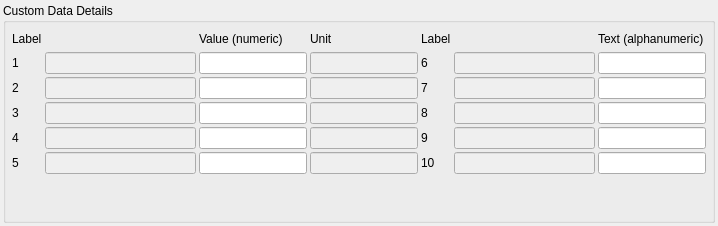
     <widget class="QWidget" name="custom">
      <attribute name="title">
       <string>Custom</string>
      </attribute>
      <attribute name="toolTip">
       <string>Custom Fields</string>
      </attribute>
      <layout class="QGridLayout" name="gridLayout_10">
       <property name="leftMargin">
        <number>3</number>
       </property>
       <property name="topMargin">
        <number>3</number>
       </property>
       <property name="rightMargin">
        <number>3</number>
       </property>
       <property name="bottomMargin">
        <number>3</number>
       </property>
       <property name="spacing">
        <number>3</number>
       </property>
       <item row="0" column="0">
        <widget class="QGroupBox" name="groupBox9">
         <property name="title">
          <string>Custom Data Details</string>
         </property>
         <layout class="QGridLayout" name="gridLayout">
          <property name="leftMargin">
           <number>6</number>
          </property>
          <property name="topMargin">
           <number>6</number>
          </property>
          <property name="rightMargin">
           <number>6</number>
          </property>
          <property name="bottomMargin">
           <number>6</number>
          </property>
          <property name="spacing">
           <number>3</number>
          </property>
          <item row="0" column="0">
           <widget class="QLabel" name="textLabel7_5_4_2_2">
            <property name="text">
             <string>Label</string>
            </property>
           </widget>
          </item>
          <item row="0" column="1">
           <spacer name="spacer_1">
            <property name="orientation">
             <enum>Qt::Horizontal</enum>
            </property>
            <property name="sizeHint" stdset="0">
             <size>
              <width>151</width>
              <height>20</height>
             </size>
            </property>
           </spacer>
          </item>
          <item row="0" column="2">
           <widget class="QLabel" name="textLabel18_2">
            <property name="text">
             <string>Value (numeric)</string>
            </property>
           </widget>
          </item>
          <item row="0" column="3">
           <widget class="QLabel" name="textLabel19">
            <property name="text">
             <string>Unit</string>
            </property>
           </widget>
          </item>
          <item row="0" column="4">
           <widget class="QLabel" name="textLabel7_5_2">
            <property name="text">
             <string>Label</string>
            </property>
           </widget>
          </item>
          <item row="0" column="5">
           <spacer name="spacer_2">
            <property name="orientation">
             <enum>Qt::Horizontal</enum>
            </property>
            <property name="sizeHint" stdset="0">
             <size>
              <width>141</width>
              <height>20</height>
             </size>
            </property>
           </spacer>
          </item>
          <item row="0" column="6">
           <widget class="QLabel" name="textLabel20">
            <property name="text">
             <string>Text (alphanumeric)</string>
            </property>
           </widget>
          </item>
          <item row="1" column="0">
           <widget class="QLabel" name="textLabel8_5">
            <property name="text">
             <string>1</string>
            </property>
           </widget>
          </item>
          <item row="1" column="1">
           <widget class="QLineEdit" name="leCustLabel1">
            <property name="enabled">
             <bool>false</bool>
            </property>
           </widget>
          </item>
          <item row="1" column="2">
           <widget class="QLineEdit" name="leCustValue1"/>
          </item>
          <item row="1" column="3">
           <widget class="QLineEdit" name="leCustUnit1">
            <property name="enabled">
             <bool>false</bool>
            </property>
           </widget>
          </item>
          <item row="1" column="4">
           <widget class="QLabel" name="textLabel13_4">
            <property name="text">
             <string>6</string>
            </property>
           </widget>
          </item>
          <item row="1" column="5">
           <widget class="QLineEdit" name="leCustLabel6">
            <property name="enabled">
             <bool>false</bool>
            </property>
           </widget>
          </item>
          <item row="1" column="6">
           <widget class="QLineEdit" name="leCustText6"/>
          </item>
          <item row="2" column="0">
           <widget class="QLabel" name="textLabel9_3">
            <property name="text">
             <string>2</string>
            </property>
           </widget>
          </item>
          <item row="2" column="1">
           <widget class="QLineEdit" name="leCustLabel2">
            <property name="enabled">
             <bool>false</bool>
            </property>
           </widget>
          </item>
          <item row="2" column="2">
           <widget class="QLineEdit" name="leCustValue2"/>
          </item>
          <item row="2" column="3">
           <widget class="QLineEdit" name="leCustUnit2">
            <property name="enabled">
             <bool>false</bool>
            </property>
           </widget>
          </item>
          <item row="2" column="4">
           <widget class="QLabel" name="textLabel14_3">
            <property name="text">
             <string>7</string>
            </property>
           </widget>
          </item>
          <item row="2" column="5">
           <widget class="QLineEdit" name="leCustLabel7">
            <property name="enabled">
             <bool>false</bool>
            </property>
           </widget>
          </item>
          <item row="2" column="6">
           <widget class="QLineEdit" name="leCustText7"/>
          </item>
          <item row="3" column="0">
           <widget class="QLabel" name="textLabel10_7">
            <property name="text">
             <string>3</string>
            </property>
           </widget>
          </item>
          <item row="3" column="1">
           <widget class="QLineEdit" name="leCustLabel3">
            <property name="enabled">
             <bool>false</bool>
            </property>
           </widget>
          </item>
          <item row="3" column="2">
           <widget class="QLineEdit" name="leCustValue3"/>
          </item>
          <item row="3" column="3">
           <widget class="QLineEdit" name="leCustUnit3">
            <property name="enabled">
             <bool>false</bool>
            </property>
           </widget>
          </item>
          <item row="3" column="4">
           <widget class="QLabel" name="textLabel15_3">
            <property name="text">
             <string>8</string>
            </property>
           </widget>
          </item>
          <item row="3" column="5">
           <widget class="QLineEdit" name="leCustLabel8">
            <property name="enabled">
             <bool>false</bool>
            </property>
           </widget>
          </item>
          <item row="3" column="6">
           <widget class="QLineEdit" name="leCustText8"/>
          </item>
          <item row="4" column="0">
           <widget class="QLabel" name="textLabel11_4">
            <property name="text">
             <string>4</string>
            </property>
           </widget>
          </item>
          <item row="4" column="1">
           <widget class="QLineEdit" name="leCustLabel4">
            <property name="enabled">
             <bool>false</bool>
            </property>
           </widget>
          </item>
          <item row="4" column="2">
           <widget class="QLineEdit" name="leCustValue4"/>
          </item>
          <item row="4" column="3">
           <widget class="QLineEdit" name="leCustUnit4">
            <property name="enabled">
             <bool>false</bool>
            </property>
           </widget>
          </item>
          <item row="4" column="4">
           <widget class="QLabel" name="textLabel16_3">
            <property name="text">
             <string>9</string>
            </property>
           </widget>
          </item>
          <item row="4" column="5">
           <widget class="QLineEdit" name="leCustLabel9">
            <property name="enabled">
             <bool>false</bool>
            </property>
           </widget>
          </item>
          <item row="4" column="6">
           <widget class="QLineEdit" name="leCustText9"/>
          </item>
          <item row="5" column="0">
           <widget class="QLabel" name="textLabel12_4">
            <property name="text">
             <string>5</string>
            </property>
           </widget>
          </item>
          <item row="5" column="1">
           <widget class="QLineEdit" name="leCustLabel5">
            <property name="enabled">
             <bool>false</bool>
            </property>
           </widget>
          </item>
          <item row="5" column="2">
           <widget class="QLineEdit" name="leCustValue5"/>
          </item>
          <item row="5" column="3">
           <widget class="QLineEdit" name="leCustUnit5">
            <property name="enabled">
             <bool>false</bool>
            </property>
           </widget>
          </item>
          <item row="5" column="4">
           <widget class="QLabel" name="textLabel17">
            <property name="text">
             <string>10</string>
            </property>
           </widget>
          </item>
          <item row="5" column="5">
           <widget class="QLineEdit" name="leCustLabel10">
            <property name="enabled">
             <bool>false</bool>
            </property>
           </widget>
          </item>
          <item row="5" column="6">
           <widget class="QLineEdit" name="leCustText10"/>
          </item>
          <item row="6" column="1">
           <spacer name="verticalSpacer_7">
            <property name="orientation">
             <enum>Qt::Vertical</enum>
            </property>
            <property name="sizeHint" stdset="0">
             <size>
              <width>20</width>
              <height>40</height>
             </size>
            </property>
           </spacer>
          </item>
         </layout>
        </widget>
       </item>
      </layout>
     </widget>
